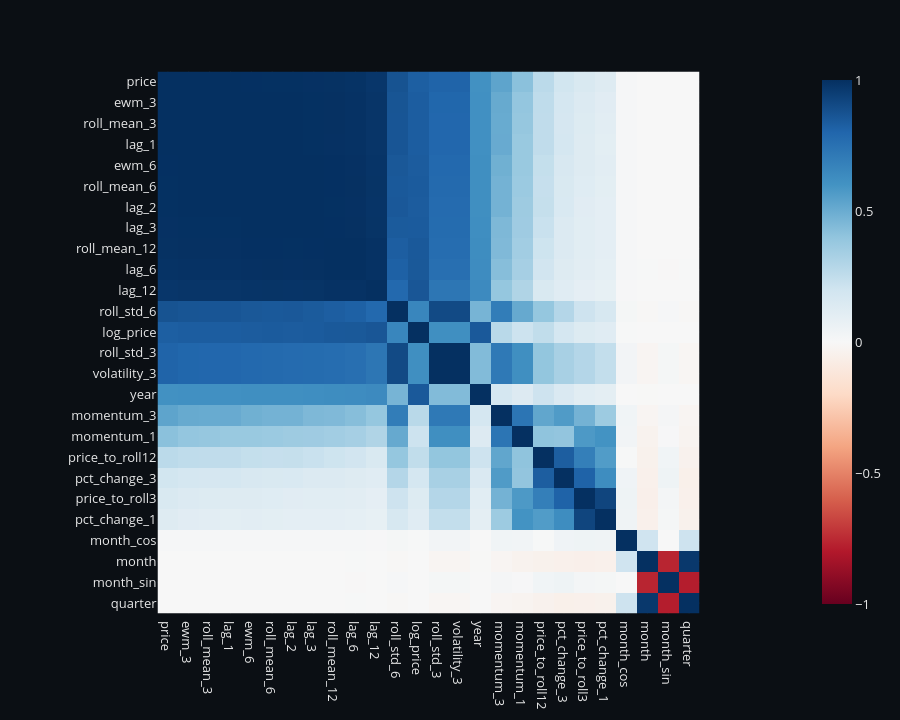

The notebook cell this image was saved under:
### Markdown cell above
## 🔗 Step 5: Correlation & Feature Engineering Signal Checks
5.1 Correlation heatmap (top features only)

### Code cell
banner("🔗 Step 5 — Correlations & Feature Signals")

# Select numeric cols and limit size
num = df.select_dtypes(include=[np.number]).copy()

# If too many engineered columns, pick top by correlation magnitude vs target
corr = num.corr(numeric_only=True)[target].drop(target).sort_values(key=lambda s: s.abs(), ascending=False)
top_features = corr.head(25).index.tolist()

heat = num[[target] + top_features].corr()

fig = px.imshow(heat, color_continuous_scale="RdBu", zmin=-1, zmax=1, title="🧊 Correlation Heatmap (Target + Top Features)")
apply_dark_theme(fig, height=720)
fig.show()

### Figure 1 — Plotly figure (JSON) as saved in the notebook; plotly's stock layout.template omitted (floating-point values rounded to 4 significant figures; data arrays with more than 128 entries replaced by an {"elided": "..."} marker saying what was removed)
{"data": [{"coloraxis": "coloraxis", "hovertemplate": "x: %{x}<br>y: %{y}<br>color: %{z}<extra></extra>", "name": "0", "type": "heatmap", "x": ["price", "ewm_3", "roll_mean_3", "lag_1", "ewm_6", "roll_mean_6", "lag_2", "lag_3", "roll_mean_12", "lag_6", "lag_12", "roll_std_6", "log_price", "roll_std_3", "volatility_3", "year", "momentum_3", "momentum_1", "price_to_roll12", "pct_change_3", "price_to_roll3", "pct_change_1", "month_cos", "month", "month_sin", "quarter"], "xaxis": "x", "y": ["price", "ewm_3", "roll_mean_3", "lag_1", "ewm_6", "roll_mean_6", "lag_2", "lag_3", "roll_mean_12", "lag_6", "lag_12", "roll_std_6", "log_price", "roll_std_3", "volatility_3", "year", "momentum_3", "momentum_1", "price_to_roll12", "pct_change_3", "price_to_roll3", "pct_change_1", "month_cos", "month", "month_sin", "quarter"], "yaxis": "y", "z": {"elided": "26x26 float values"}}], "layout": {"coloraxis": {"cmax": 1, "cmin": -1, "colorscale": [[0, "rgb(103,0,31)"], [0.1, "rgb(178,24,43)"], [0.2, "rgb(214,96,77)"], [0.3, "rgb(244,165,130)"], [0.4, "rgb(253,219,199)"], [0.5, "rgb(247,247,247)"], [0.6, "rgb(209,229,240)"], [0.7, "rgb(146,197,222)"], [0.8, "rgb(67,147,195)"], [0.9, "rgb(33,102,172)"], [1, "rgb(5,48,97)"]]}, "font": {"color": "rgba(255,255,255,0.90)", "size": 13}, "height": 720, "legend": {"bgcolor": "rgba(0,0,0,0)", "bordercolor": "rgba(255,255,255,0.12)", "borderwidth": 1}, "margin": {"b": 50, "l": 60, "r": 40, "t": 70}, "paper_bgcolor": "#0B0F14", "plot_bgcolor": "#0B0F14", "title": {}, "xaxis": {"anchor": "y", "constrain": "domain", "domain": [0, 1], "gridcolor": "rgba(255,255,255,0.08)", "scaleanchor": "y", "showgrid": true, "zeroline": false}, "yaxis": {"anchor": "x", "autorange": "reversed", "constrain": "domain", "domain": [0, 1], "gridcolor": "rgba(255,255,255,0.08)", "showgrid": true, "zeroline": false}}}
